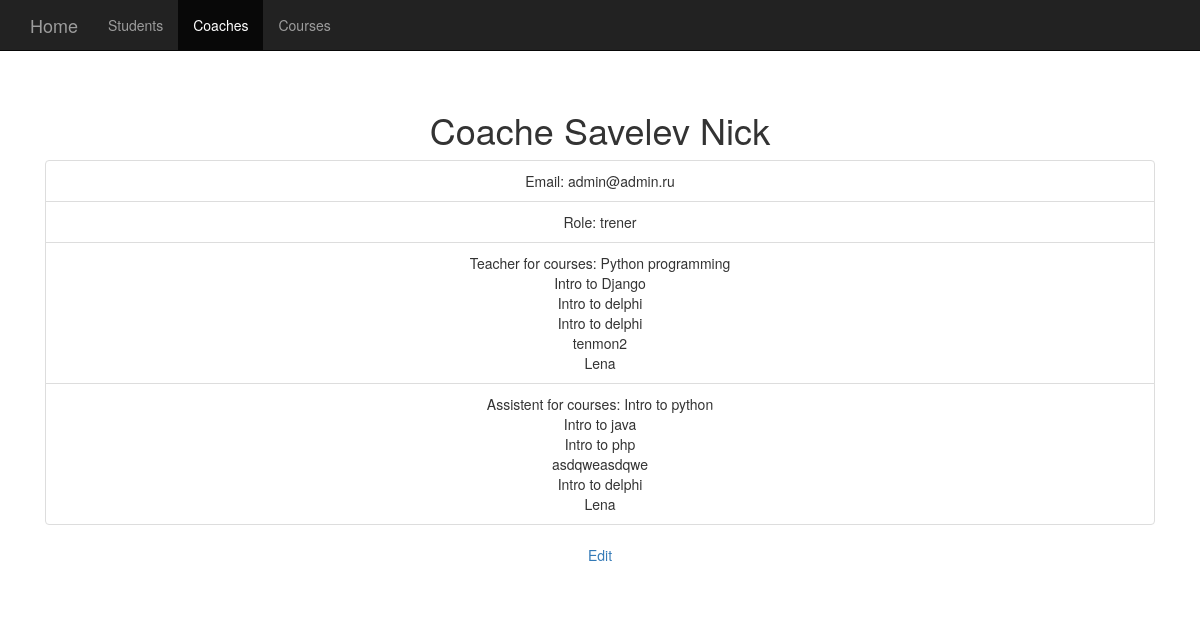
Page /coaches/1/ on the committed database.
### coaches/models.py (models this page shows, shortened)
class Coache(models.Model):
    ROLE_CHOICE = (('t', 'trener'), ('a', 'assistent'))
    name = models.CharField(max_length=50)
    surname = models.CharField(max_length=50)
    email = models.EmailField()
    role = models.CharField(max_length=20, choices=ROLE_CHOICE, default='t')
    user = models.ForeignKey(User, on_delete=models.CASCADE)
    dossier = models.OneToOneField(Dossier, on_delete=models.SET_NULL, null=True, blank=True)

### courses/models.py (models this page shows, shortened)
class Course(models.Model):
    language = models.CharField(max_length=50)
    name = models.CharField(max_length=255)
    detail = models.TextField()
    slug = models.SlugField()
    prepod = models.ForeignKey(Coache, on_delete=models.SET_NULL, null=True)
    assistent = models.ForeignKey(Coache, on_delete=models.SET_NULL, blank=True, null=True,
related_name="course_assistant")
    start = models.DateField()
    end = models.DateField()
    venue = models.ForeignKey(Address, models.SET_NULL, null=True)

### coaches/views.py (the view)
# urls.py: path('<int:pk>/', views.CoacheDetailView.as_view(), name='detail'),
class CoacheDetailView(DetailView):
    model = Coache
    template_name = 'coaches/detail.html'
    context_object_name = 'coache'

### templates/coaches/detail.html
{% extends "coaches/base.html" %}
{% block content %}
      <div class="starter-template">
        <h1>Coache {{ coache.surname }} {{ coache.name }}</h1>
        <ul class="list-group">
            <li class="list-group-item">Email: {{ coache.email }}</li>
            <li class="list-group-item">Role: {{ coache.get_role_display }}</li>
            {% if coache.course_set.all %}
            <li class="list-group-item">Teacher for courses: {% for course in coache.course_set.all %}
                            {{ course.name }}<br>
            {% endfor %}</li>
            {% endif %}
            {% if coache.course_assistant.all %}
            <li class="list-group-item">Assistent for courses: {% for course in coache.course_assistant.all %}
                            {{ course.name }}<br>
            {% endfor %}</li>
            {% endif %}
        </ul>
      <a href="{% url 'coaches:coache_edit' coache.id %}">  Edit</a>
      </div>
{% endblock content %}

### static/examples/starter-template.css (style rules this page uses)
body { padding-top: 50px; }
.starter-template { padding: 40px 15px; text-align: center; }

### rows in the picture
Coache: surname "Savelev", name "Nick", email "admin@admin.ru", role "trener"
Course: name "Python programming"
Course: name "Intro to Django"
Course: name "Intro to delphi"
Course: name "Intro to delphi"
Course: name "tenmon2"
Course: name "Lena"
Course: name "Intro to python"
Course: name "Intro to java"
Course: name "Intro to php"
Course: name "asdqweasdqwe"
